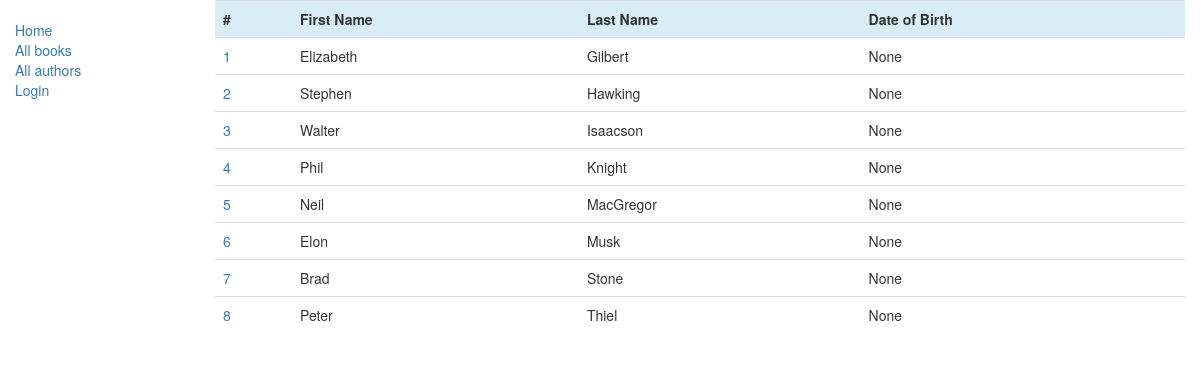
The app's page /catalog/authors/, older data.
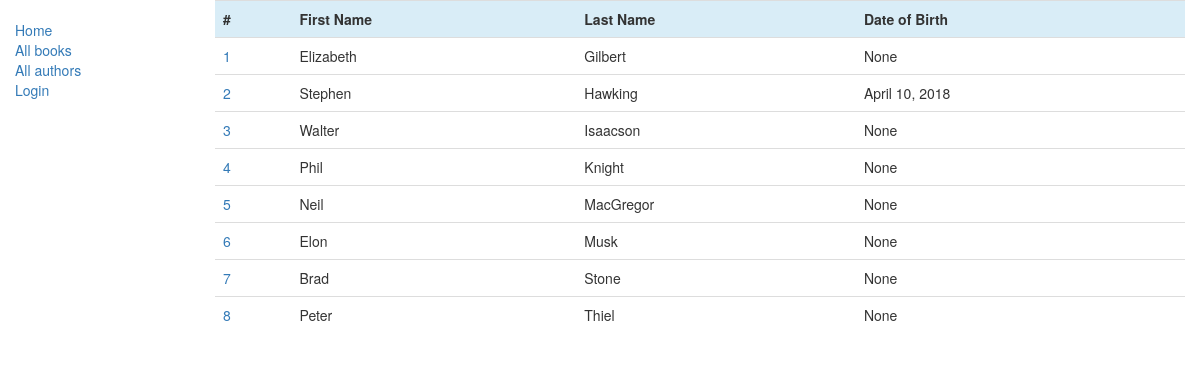
The same page, newer data.
### catalog/models.py (models this page shows, shortened)
class Author(models.Model):
    first_name = models.CharField(max_length=128)
    last_name = models.CharField(max_length=128)
    date_of_birth = models.DateField(null=True, blank=True)
    date_of_death = models.DateField('Died', null=True, blank=True)
    class Meta:
        ordering = ['last_name', 'first_name']
    def get_absolute_url(self):
        return reverse('author-detail', args=[str(self.id)])

### catalog/views.py (the view)
# urls.py: path('authors/', views.AuthorListView.as_view(), name="authors"),
class AuthorListView(generic.ListView):
    model = Author
    template_name = 'lists/author_list.html'
    paginate_by = 20

### catalog/templates/lists/author_list.html (shortened to what this page needs)
{% extends 'base.html' %}
{% block content %}
    <table class="table">
        <tr class="info">
            <th>#</th>
            <th>First Name</th>
            <th>Last Name</th>
            <th>Date of Birth</th>
        </tr>
        {% for author in author_list %}
            <tr>
                <td>
                    <a href="{{ author.get_absolute_url }}">
                        {{ forloop.counter }}
                    </a>
                </td>
                <td>{{ author.first_name }}</td>
                <td>{{ author.last_name }}</td>
                <td>{{ author.date_of_birth }}</td>
            </tr>
        {% endfor %}
    </table>
{% endblock %}

Row changes from the older to the newer data that the page shows:
changed Author "Stephen": date_of_birth "None" → "April 10, 2018"
